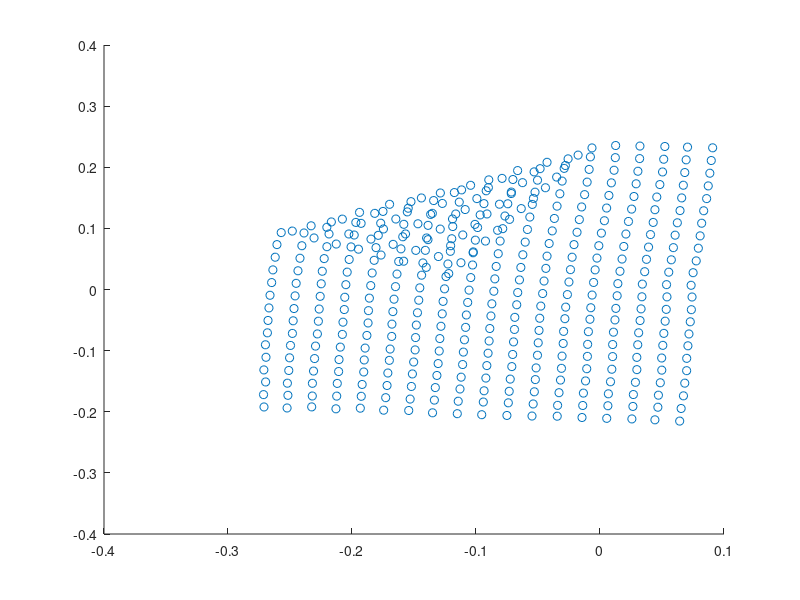

MATLAB code for this plot: (Note: this script raises an error after producing the figure.)
load('trainingCloth_1.mat');
scatter(x, y, 'o');

scatter(ts_train(:, 1), ts_train(:, 2), 'o', 'MarkerFaceColor', 'b');
hold on
scatter(ts_test(:, 1), ts_test(:, 2), 'o', 'MarkerFaceColor', 'r');
legend('train','test')
plot(ts_train(:, 1), ts_train(:, 2));
plot(ts_test(:, 1), ts_test(:, 2));